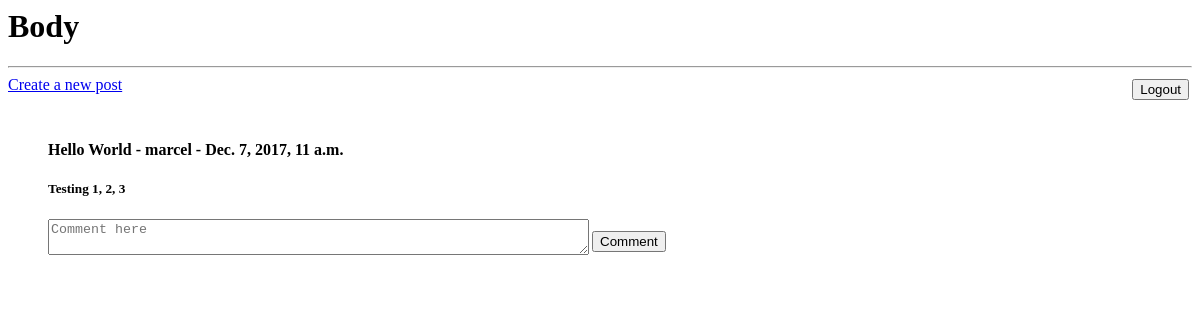
Before: /blog/1/ with the older database file.
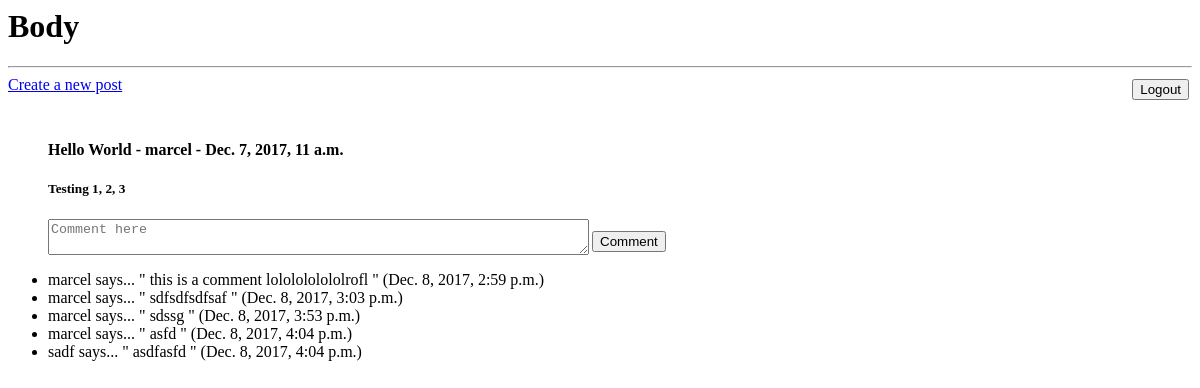
After: the same page with the newer database file.
### blog/models.py (models this page shows, shortened)
class Comment(models.Model):
    user = models.ForeignKey(User)
    blogpost = models.ForeignKey(BlogPost)
    body = models.TextField()
    timestamp = models.DateTimeField(auto_now=True)

### blog/views.py (the view)
# urls.py: url(r'^(?P<blogpost_id>[0-9]+)/$', views.singlepost, name='singlepost'),
def singlepost(request, blogpost_id):
    post = get_object_or_404(BlogPost, pk=blogpost_id)
    return render(request, 'blog/singlepost.html', {'post': post})

### blog/templates/blog/singlepost.html (shortened to what this page needs)
<h1>Body</h1>
<hr/>
<div class="logout_div">
    <a href="{% url 'blog:makepost' %}">Create a new post</a>
    <form action="{% url 'blog:logout_view' %}" method="POST">
        <button type="submit"> Logout </button>
    </form>
</div>
<ul>
    <h4>{{post.title}} - {{post.user}} - {{post.timestamp}}</h4>
    <h5>{{post.body}}</h5>
    <div>
        <form action="{% url 'blog:savecomment' post.id %}" method="POST">
            <div class="comment_div">
                <textarea placeholder="Comment here" class="text" name="comment" rows="2" cols="65" required></textarea>
                <button type="submit"> Comment </button>
            </div>
        </form>
    </div>
</ul>
<ul>
    {% for comment in post.comment_set.all %}
    <li>{{comment.user}} says... " {{comment.body}} "  ({{comment.timestamp}})</li>
    {% endfor %}
</ul>

Changed rows visible on the page:
added Comment: user "marcel", body "this is a comment lololololololrofl", timestamp "Dec. 8, 2017, 2:59 p.m."
added Comment: user "marcel", body "sdfsdfsdfsaf", timestamp "Dec. 8, 2017, 3:03 p.m."
added Comment: user "marcel", body "sdssg", timestamp "Dec. 8, 2017, 3:53 p.m."
added Comment: user "marcel", body "asfd", timestamp "Dec. 8, 2017, 4:04 p.m."
added Comment: user "sadf", body "asdfasfd", timestamp "Dec. 8, 2017, 4:04 p.m."
